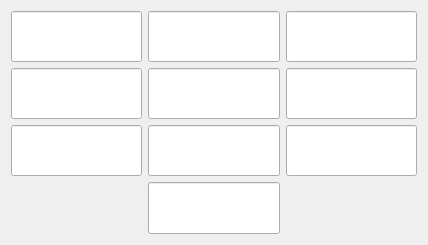
    <widget class="QWidget" name="numpad" native="true">
     <property name="geometry">
      <rect>
       <x>421</x>
       <y>27</y>
       <width>428</width>
       <height>243</height>
      </rect>
     </property>
     <property name="minimumSize">
      <size>
       <width>428</width>
       <height>0</height>
      </size>
     </property>
     <property name="maximumSize">
      <size>
       <width>428</width>
       <height>580</height>
      </size>
     </property>
     <property name="styleSheet">
      <string notr="true">#numpad QLineEdit  {
	border: 1px solid #16e0ff;
}</string>
     </property>
     <layout class="QVBoxLayout" name="verticalLayout">
      <item>
       <layout class="QHBoxLayout" name="horizontalLayout">
        <item>
         <widget class="QLineEdit" name="numpad_num_1">
          <property name="sizePolicy">
           <sizepolicy hsizetype="Expanding" vsizetype="Expanding">
            <horstretch>0</horstretch>
            <verstretch>0</verstretch>
           </sizepolicy>
          </property>
          <property name="minimumSize">
           <size>
            <width>0</width>
            <height>51</height>
           </size>
          </property>
          <property name="maximumSize">
           <size>
            <width>16777215</width>
            <height>53</height>
           </size>
          </property>
          <property name="alignment">
           <set>Qt::AlignBottom|Qt::AlignHCenter</set>
          </property>
         </widget>
        </item>
        <item>
         <widget class="QLineEdit" name="numpad_num_2">
          <property name="sizePolicy">
           <sizepolicy hsizetype="Expanding" vsizetype="Expanding">
            <horstretch>0</horstretch>
            <verstretch>0</verstretch>
           </sizepolicy>
          </property>
          <property name="minimumSize">
           <size>
            <width>0</width>
            <height>51</height>
           </size>
          </property>
          <property name="maximumSize">
           <size>
            <width>16777215</width>
            <height>53</height>
           </size>
          </property>
          <property name="alignment">
           <set>Qt::AlignBottom|Qt::AlignHCenter</set>
          </property>
         </widget>
        </item>
        <item>
         <widget class="QLineEdit" name="numpad_num_3">
          <property name="sizePolicy">
           <sizepolicy hsizetype="Expanding" vsizetype="Expanding">
            <horstretch>0</horstretch>
            <verstretch>0</verstretch>
           </sizepolicy>
          </property>
          <property name="minimumSize">
           <size>
            <width>0</width>
            <height>51</height>
           </size>
          </property>
          <property name="maximumSize">
           <size>
            <width>16777215</width>
            <height>53</height>
           </size>
          </property>
          <property name="alignment">
           <set>Qt::AlignBottom|Qt::AlignHCenter</set>
          </property>
         </widget>
        </item>
       </layout>
      </item>
      <item>
       <layout class="QHBoxLayout" name="horizontalLayout_2">
        <item>
         <widget class="QLineEdit" name="numpad_num_4">
          <property name="sizePolicy">
           <sizepolicy hsizetype="Expanding" vsizetype="Expanding">
            <horstretch>0</horstretch>
            <verstretch>0</verstretch>
           </sizepolicy>
          </property>
          <property name="minimumSize">
           <size>
            <width>0</width>
            <height>51</height>
           </size>
          </property>
          <property name="maximumSize">
           <size>
            <width>16777215</width>
            <height>53</height>
           </size>
          </property>
          <property name="alignment">
           <set>Qt::AlignBottom|Qt::AlignHCenter</set>
          </property>
         </widget>
        </item>
        <item>
         <widget class="QLineEdit" name="numpad_num_5">
          <property name="sizePolicy">
           <sizepolicy hsizetype="Expanding" vsizetype="Expanding">
            <horstretch>0</horstretch>
            <verstretch>0</verstretch>
           </sizepolicy>
          </property>
          <property name="minimumSize">
           <size>
            <width>0</width>
            <height>51</height>
           </size>
          </property>
          <property name="maximumSize">
           <size>
            <width>16777215</width>
            <height>53</height>
           </size>
          </property>
          <property name="alignment">
           <set>Qt::AlignBottom|Qt::AlignHCenter</set>
          </property>
         </widget>
        </item>
        <item>
         <widget class="QLineEdit" name="numpad_num_6">
          <property name="sizePolicy">
           <sizepolicy hsizetype="Expanding" vsizetype="Expanding">
            <horstretch>0</horstretch>
            <verstretch>0</verstretch>
           </sizepolicy>
          </property>
          <property name="minimumSize">
           <size>
            <width>0</width>
            <height>51</height>
           </size>
          </property>
          <property name="maximumSize">
           <size>
            <width>16777215</width>
            <height>53</height>
           </size>
          </property>
          <property name="alignment">
           <set>Qt::AlignBottom|Qt::AlignHCenter</set>
          </property>
         </widget>
        </item>
       </layout>
      </item>
      <item>
       <layout class="QHBoxLayout" name="horizontalLayout_3">
        <item>
         <widget class="QLineEdit" name="numpad_num_7">
          <property name="sizePolicy">
           <sizepolicy hsizetype="Expanding" vsizetype="Expanding">
            <horstretch>0</horstretch>
            <verstretch>0</verstretch>
           </sizepolicy>
          </property>
          <property name="minimumSize">
           <size>
            <width>0</width>
            <height>51</height>
           </size>
          </property>
          <property name="maximumSize">
           <size>
            <width>16777215</width>
            <height>53</height>
           </size>
          </property>
          <property name="alignment">
           <set>Qt::AlignBottom|Qt::AlignHCenter</set>
          </property>
         </widget>
        </item>
        <item>
         <widget class="QLineEdit" name="numpad_num_8">
          <property name="sizePolicy">
           <sizepolicy hsizetype="Expanding" vsizetype="Expanding">
            <horstretch>0</horstretch>
            <verstretch>0</verstretch>
           </sizepolicy>
          </property>
          <property name="minimumSize">
           <size>
            <width>0</width>
            <height>51</height>
           </size>
          </property>
          <property name="maximumSize">
           <size>
            <width>16777215</width>
            <height>53</height>
           </size>
          </property>
          <property name="alignment">
           <set>Qt::AlignBottom|Qt::AlignHCenter</set>
          </property>
          <property name="clearButtonEnabled">
           <bool>false</bool>
          </property>
         </widget>
        </item>
        <item>
         <widget class="QLineEdit" name="numpad_num_9">
          <property name="sizePolicy">
           <sizepolicy hsizetype="Expanding" vsizetype="Expanding">
            <horstretch>0</horstretch>
            <verstretch>0</verstretch>
           </sizepolicy>
          </property>
          <property name="minimumSize">
           <size>
            <width>0</width>
            <height>51</height>
           </size>
          </property>
          <property name="maximumSize">
           <size>
            <width>16777215</width>
            <height>53</height>
           </size>
          </property>
          <property name="alignment">
           <set>Qt::AlignBottom|Qt::AlignHCenter</set>
          </property>
         </widget>
        </item>
       </layout>
      </item>
      <item>
       <layout class="QHBoxLayout" name="horizontalLayout_4">
        <item>
         <widget class="QLineEdit" name="numpad_num_0">
          <property name="sizePolicy">
           <sizepolicy hsizetype="Expanding" vsizetype="Expanding">
            <horstretch>0</horstretch>
            <verstretch>0</verstretch>
           </sizepolicy>
          </property>
          <property name="minimumSize">
           <size>
            <width>0</width>
            <height>52</height>
           </size>
          </property>
          <property name="maximumSize">
           <size>
            <width>132</width>
            <height>53</height>
           </size>
          </property>
          <property name="alignment">
           <set>Qt::AlignBottom|Qt::AlignHCenter</set>
          </property>
         </widget>
        </item>
       </layout>
      </item>
     </layout>
    </widget>
